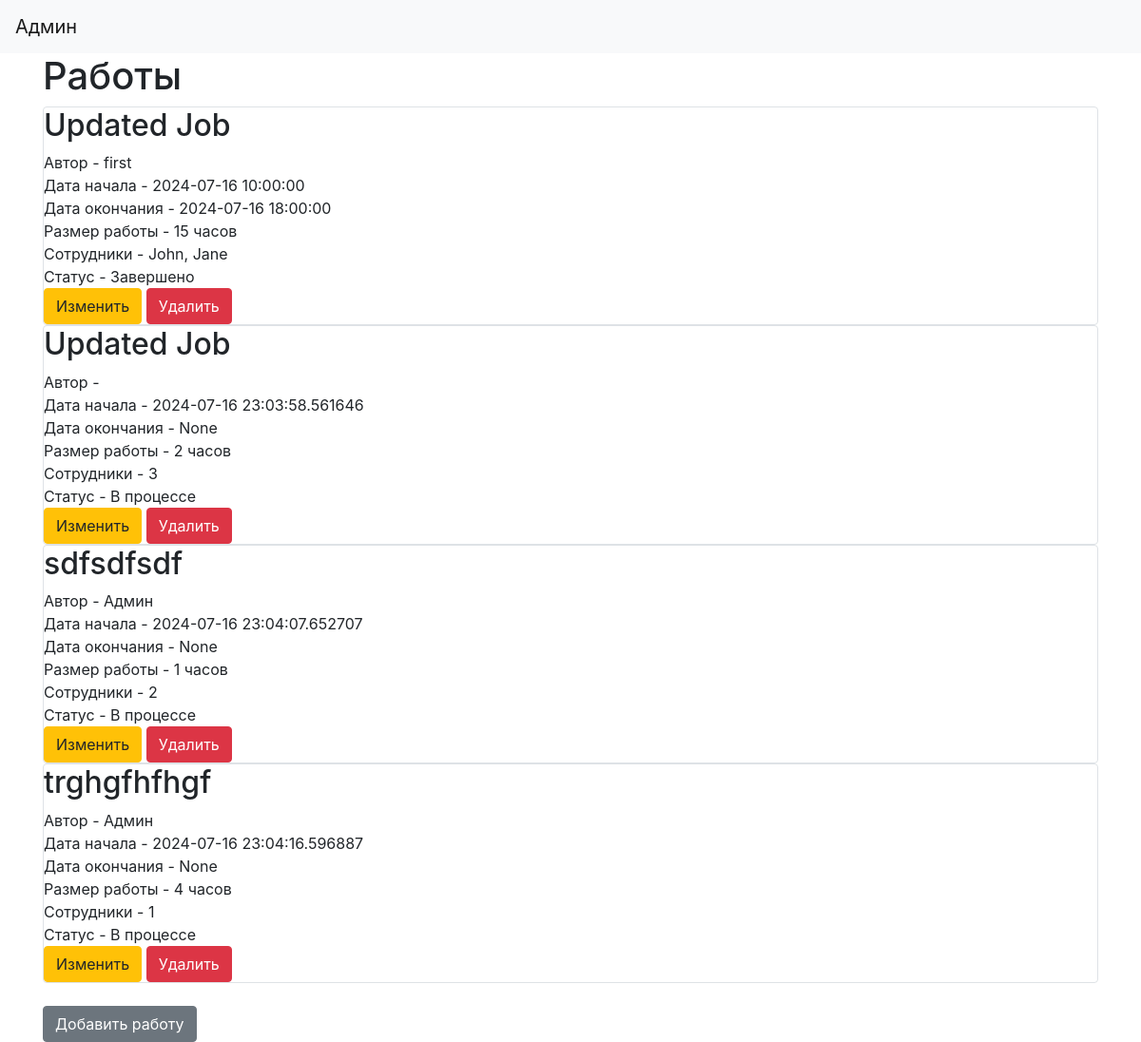
The page / (signed in) on the database its author committed.
### data/users.py (models this page shows, shortened)
class User(SqlAlchemyBase, UserMixin, SerializerMixin):
    __tablename__ = 'users'
    id = Column(Integer, primary_key=True, autoincrement=True)
    surname = Column(String, nullable=True)
    name = Column(String, nullable=True)
    age = Column(Integer, nullable=True)
    position = Column(String, nullable=True)
    speciality = Column(String, nullable=True)
    address = Column(String, nullable=True)
    email = Column(String, unique=True, nullable=True)
    hashed_password = Column(String, nullable=True)
    modified_date = Column(DateTime, nullable=True)
    job = orm.relationship('Jobs', back_populates='user')

### data/jobs.py (models this page shows, shortened)
class Jobs(SqlAlchemyBase, SerializerMixin):
    __tablename__ = 'jobs'
    id = Column(Integer, primary_key=True, autoincrement=True)
    user_id = Column(Integer, ForeignKey('users.id'), nullable=False)
    user = relationship('User', foreign_keys=[user_id])
    job = Column(String, nullable=True)
    work_size = Column(Integer, nullable=True)
    collaborators = Column(String, nullable=True)
    start_date = Column(DateTime, nullable=True)
    end_date = Column(DateTime, nullable=True)
    is_finished = Column(Boolean, nullable=True)

### main.py (the view)
@app.route("/")
def index():
    db_sess = db_session.create_session()
    jobs = db_sess.query(Jobs)
    if current_user.is_authenticated:
        return render_template("index.html", jobs=jobs)
    else:
        return render_template("base.html", jobs=jobs)

### data/db_session.py (called while the page is built)
def create_session() -> Session:
    global __factory
    return __factory()

### main.py (called while the page is built)
@login_manager.user_loader
def load_user(user_id):
    db_sess = db_session.create_session()
    return db_sess.query(User).get(user_id)

### templates/index.html
{% extends "base.html" %}
{% block content %}
<h1>Работы</h1>
{% for item in jobs %}
<div class="col-md6 border rounded">
    <h2>{{ item.job }}</h2>
    <div>
        Автор - {{ item.user.name }}<br> Дата начала - {{ item.start_date }}<br> Дата окончания - {{ item.end_date }}<br>
    </div>
    <div>
        Размер работы - {{ item.work_size }} часов<br> Сотрудники - {{ item.collaborators }}<br>
    </div>
    <div>
        Статус - {% if item.is_finished %}Завершено{% else %}В процессе{% endif %}<br>
    </div>
    {% if current_user.is_authenticated or current_user == 1 %}
    <div>
        <a href="/jobs/{{ item.id }}" class="btn btn-warning">
            Изменить
        </a>
        <a href="/jobs_delete/{{ item.id }}" class="btn btn-danger">
            Удалить
        </a>
    </div>
    {% endif %}
</div>
{% endfor %}
<br>
{% if current_user.is_authenticated %}
    <a href="jobs" class="btn btn-secondary">Добавить работу</a>
{% endif %}
{% endblock %}

### templates/base.html (shortened to what this page needs)
<!doctype html>
<html lang="en">
<head>
    <link rel="stylesheet"
          href="https://stackpath.bootstrapcdn.com/bootstrap/4.4.1/css/bootstrap.min.css"
>
</head>
<body>
<header>
    <nav class="navbar navbar-light bg-light">
        {% if current_user.is_authenticated %}
            <a class="navbar-brand" href="/logout">{{ current_user.name }}</a>
        {% else %}
            <p>
                <a class="btn btn-primary " href="/register">Зарегистрироваться</a>
                <a class="btn btn-success" href="/login">Войти</a>
            </p>
        {% endif %}
    </nav>
</header>
<main role="main" class="container">
    {% block content %}{% endblock %}
</main>
</body>
</html>

### rows shown on the page
User: name "Админ"
Jobs: job "Updated Job", user.name "first", start_date "2024-07-16 10:00:00", end_date "2024-07-16 18:00:00", work_size "15", collaborators "John, Jane", is_finished "Завершено"
Jobs: job "Updated Job", start_date "2024-07-16 23:03:58.561646", end_date "None", work_size "2", collaborators "3", is_finished "В процессе"
Jobs: job "sdfsdfsdf", user.name "Админ", start_date "2024-07-16 23:04:07.652707", end_date "None", work_size "1", collaborators "2", is_finished "В процессе"
Jobs: job "trghgfhfhgf", user.name "Админ", start_date "2024-07-16 23:04:16.596887", end_date "None", work_size "4", collaborators "1", is_finished "В процессе"
